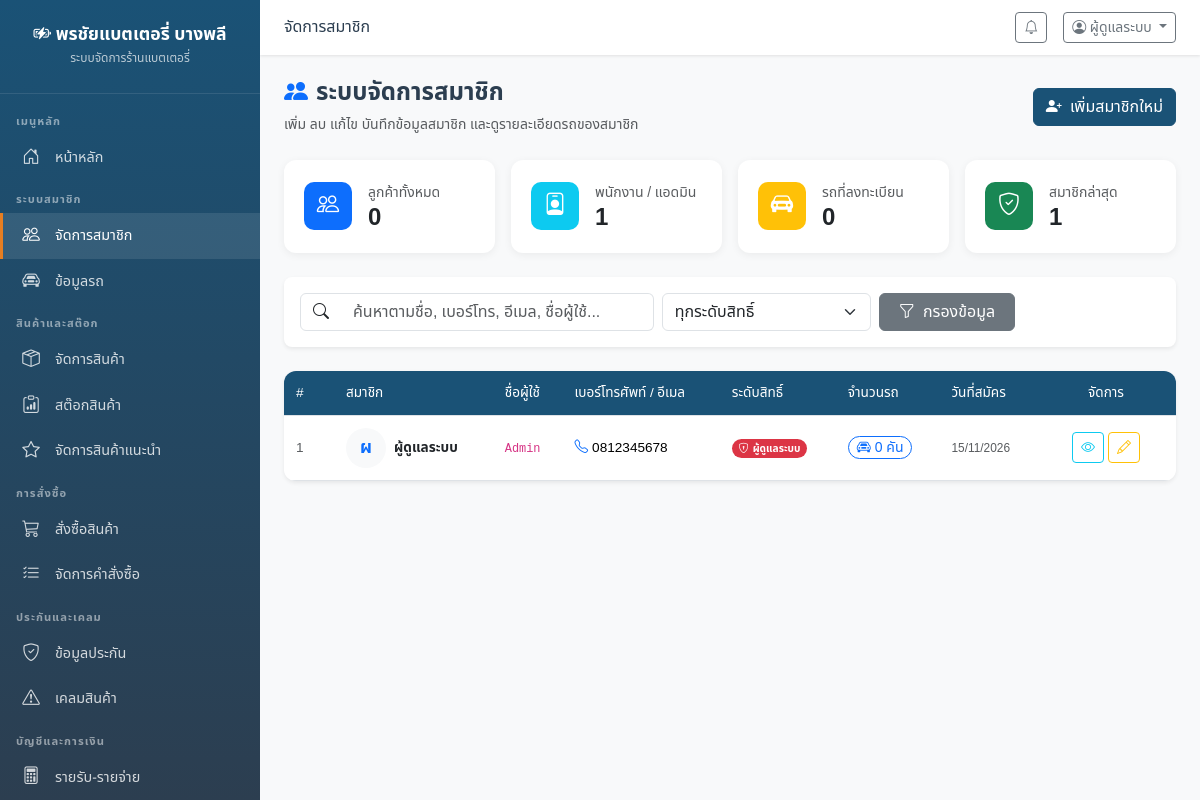
/members.php (signed in), run on the app's committed database.
### tables this page shows
CREATE TABLE IF NOT EXISTS users (
    id INT AUTO_INCREMENT PRIMARY KEY,
    username VARCHAR(100) NOT NULL UNIQUE,
    password VARCHAR(255) NOT NULL,
    fullname VARCHAR(200) NOT NULL,
    phone VARCHAR(20) NOT NULL,
    email VARCHAR(200),
    address TEXT,
    role ENUM('admin','staff','customer') DEFAULT 'customer',
    profile_image VARCHAR(500),
    created_at TIMESTAMP DEFAULT CURRENT_TIMESTAMP,
    updated_at TIMESTAMP DEFAULT CURRENT_TIMESTAMP ON UPDATE CURRENT_TIMESTAMP
);

### members.php (the view, shortened to what this page needs)
<?php
$db = getDB();
$search = trim($_GET['search'] ?? '');
$where = ["1=1"];
$params = [];
$whereClause = implode(' AND ', $where);
$sql = "
    SELECT u.*, COUNT(mv.id) as vehicle_count
    FROM users u
    LEFT JOIN member_vehicles mv ON u.id = mv.user_id
    WHERE {$whereClause}
    GROUP BY u.id
    ORDER BY u.created_at DESC
";
$stmt = $db->prepare($sql);
$stmt->execute($params);
$members = $stmt->fetchAll();
require_once __DIR__ . '/header.php';
?>
<div class="page-header">
    <div>
        <h4 class="mb-1"><i class="bi bi-people-fill text-primary me-2"></i>ระบบจัดการสมาชิก</h4>
        <small class="text-muted">เพิ่ม ลบ แก้ไข บันทึกข้อมูลสมาชิก และดูรายละเอียดรถของสมาชิก</small>
    </div>
    <button type="button" class="btn btn-primary" data-bs-toggle="modal" data-bs-target="#addMemberModal">
        <i class="bi bi-person-plus-fill me-1"></i> เพิ่มสมาชิกใหม่
    </button>
</div>
<div class="row g-3 mb-4">
    <?php
    $totalCust = $db->query("SELECT COUNT(*) FROM users WHERE role = 'customer'")->fetchColumn();
    $totalStaff = $db->query("SELECT COUNT(*) FROM users WHERE role = 'staff'")->fetchColumn();
    $totalAdmin = $db->query("SELECT COUNT(*) FROM users WHERE role = 'admin'")->fetchColumn();
    $totalVehicles = $db->query("SELECT COUNT(*) FROM member_vehicles")->fetchColumn();
    ?>
    <div class="col-md-3 col-sm-6">
        <div class="stat-card d-flex align-items-center gap-3">
            <div class="stat-icon bg-primary text-white">
                <i class="bi bi-people"></i>
            </div>
            <div>
                <small class="text-muted">ลูกค้าทั้งหมด</small>
                <h4 class="mb-0 fw-bold"><?= number_format($totalCust) ?></h4>
            </div>
        </div>
    </div>
    <div class="col-md-3 col-sm-6">
        <div class="stat-card d-flex align-items-center gap-3">
            <div class="stat-icon bg-info text-white">
                <i class="bi bi-person-badge"></i>
            </div>
            <div>
                <small class="text-muted">พนักงาน / แอดมิน</small>
                <h4 class="mb-0 fw-bold"><?= number_format($totalStaff + $totalAdmin) ?></h4>
            </div>
        </div>
    </div>
    <div class="col-md-3 col-sm-6">
        <div class="stat-card d-flex align-items-center gap-3">
            <div class="stat-icon bg-warning text-white">
                <i class="bi bi-car-front-fill"></i>
            </div>
            <div>
                <small class="text-muted">รถที่ลงทะเบียน</small>
                <h4 class="mb-0 fw-bold"><?= number_format($totalVehicles) ?></h4>
            </div>
        </div>
    </div>
    <div class="col-md-3 col-sm-6">
        <div class="stat-card d-flex align-items-center gap-3">
            <div class="stat-icon bg-success text-white">
                <i class="bi bi-shield-check"></i>
            </div>
            <div>
                <small class="text-muted">สมาชิกล่าสุด</small>
                <h4 class="mb-0 fw-bold"><?= count($members) ?></h4>
            </div>
        </div>
    </div>
</div>
<div class="card border-0 shadow-sm rounded-3 mb-4">
    <div class="card-body">
        <form method="GET" action="" class="row g-2 align-items-center">
            <div class="col-md-6 col-lg-5">
                <div class="input-group">
                    <span class="input-group-text bg-white"><i class="bi bi-search"></i></span>
                    <input type="text" class="form-control border-start-0" name="search" value="<?= htmlspecialchars($search) ?>" placeholder="ค้นหาตามชื่อ, เบอร์โทร, อีเมล, ชื่อผู้ใช้...">
                </div>
            </div>
            <div class="col-md-3 col-lg-3">
                <select name="role" class="form-select">
                    <option value="">ทุกระดับสิทธิ์</option>
                </select>
            </div>
            <div class="col-md-3 col-lg-2">
                <button type="submit" class="btn btn-secondary w-100">
                    <i class="bi bi-funnel me-1"></i> กรองข้อมูล
                </button>
            </div>
        </form>
    </div>
</div>
<div class="table-container shadow-sm">
    <div class="table-responsive">
        <table class="table table-hover align-middle mb-0">
            <thead>
                <tr>
                    <th style="width: 50px;">#</th>
                    <th>สมาชิก</th>
                    <th>ชื่อผู้ใช้</th>
                    <th>เบอร์โทรศัพท์ / อีเมล</th>
                    <th>ระดับสิทธิ์</th>
                    <th>จำนวนรถ</th>
                    <th>วันที่สมัคร</th>
                    <th class="text-center" style="width: 140px;">จัดการ</th>
                </tr>
            </thead>
            <tbody>
                <?php if (empty($members)): ?>
                <tr>
                    <td colspan="8" class="text-center py-4 text-muted">
                        <i class="bi bi-person-x fs-1 d-block mb-2"></i>
                        ไม่พบข้อมูลสมาชิกตามเงื่อนไข
                    </td>
                </tr>
                <?php else: ?>
                <?php foreach ($members as $idx => $m): ?>
                <tr>
                    <td class="text-muted"><?= $idx + 1 ?></td>
                    <td>
                        <div class="d-flex align-items-center gap-2">
                            <div class="rounded-circle bg-light d-flex align-items-center justify-content-center text-primary fw-bold" style="width: 40px; height: 40px; font-size: 1.1rem;">
                                <?= mb_substr($m['fullname'], 0, 1, 'UTF-8') ?>
                            </div>
                            <div>
                                <div class="fw-bold text-dark"><?= htmlspecialchars($m['fullname']) ?></div>
                            </div>
                        </div>
                    </td>
                    <td><code><?= htmlspecialchars($m['username']) ?></code></td>
                    <td>
                        <div><i class="bi bi-telephone text-primary me-1"></i><?= htmlspecialchars($m['phone']) ?></div>
                    </td>
                    <td>
                        <?php if ($m['role'] === 'admin'): ?>
                            <span class="badge bg-danger rounded-pill"><i class="bi bi-shield-lock me-1"></i>ผู้ดูแลระบบ</span>
                        <?php elseif ($m['role'] === 'staff'): ?>
                            <span class="badge bg-info text-dark rounded-pill"><i class="bi bi-person-gear me-1"></i>พนักงาน</span>
                        <?php else: ?>
                            <span class="badge bg-success rounded-pill"><i class="bi bi-person-check me-1"></i>ลูกค้า</span>
                        <?php endif; ?>
                    </td>
                    <td>
                        <a href="<?= SITE_URL ?>vehicles.php?user_id=<?= $m['id'] ?>" class="btn btn-sm btn-outline-primary rounded-pill py-0 px-2" title="ดูข้อมูลรถ">
                            <i class="bi bi-car-front me-1"></i><?= $m['vehicle_count'] ?> คัน
                        </a>
                    </td>
                    <td><small class="text-muted"><?= date('d/m/Y', strtotime($m['created_at'])) ?></small></td>
                    <td>
                        <div class="d-flex justify-content-center gap-1">
                            <button type="button" class="btn btn-sm btn-outline-info" title="ดูรายละเอียดและรถ" onclick='viewMemberDetails(<?= json_encode($m, JSON_HEX_TAG | JSON_HEX_APOS | JSON_HEX_QUOT | JSON_HEX_AMP) ?>)'>
                                <i class="bi bi-eye"></i>
                            </button>
                            <button type="button" class="btn btn-sm btn-outline-warning" title="แก้ไขข้อมูล" onclick='editMember(<?= json_encode($m, JSON_HEX_TAG | JSON_HEX_APOS | JSON_HEX_QUOT | JSON_HEX_AMP) ?>)'>
                                <i class="bi bi-pencil"></i>
                            </button>
                        </div>
                    </td>
                </tr>
                <?php endforeach; ?>
                <?php endif; ?>
            </tbody>
        </table>
    </div>
</div>
<?php require_once __DIR__ . '/footer.php'; ?>

### header.php (style rules this page uses)
:root { --primary: #1a5276; --primary-light: #2980b9; --secondary: #e67e22; --success: #27ae60; --danger: #e74c3c; --dark: #2c3e50; --light-bg: #f8f9fa; --sidebar-width: 260px; }
* { font-family: 'Noto Sans Thai', sans-serif; }
body { background: var(--light-bg); }
.stat-card { background: #fff; border-radius: 12px; padding: 1.25rem; box-shadow: 0 2px 8px rgba(0,0,0,0.06); transition: transform 0.2s; }
.stat-card .stat-icon { width: 48px; height: 48px; border-radius: 10px; display: flex; align-items: center; justify-content: center; font-size: 1.4rem; }
.table-container { background: #fff; border-radius: 12px; box-shadow: 0 2px 8px rgba(0,0,0,0.06); overflow: hidden; }
.table-container .table { margin: 0; }
.table-container .table th { background: var(--primary); color: #fff; font-weight: 500; font-size: 0.85rem; padding: 0.75rem; }
.table-container .table td { padding: 0.75rem; vertical-align: middle; font-size: 0.85rem; }
.btn-primary { background: var(--primary); border-color: var(--primary); }
.page-header { display: flex; align-items: center; justify-content: space-between; margin-bottom: 1.5rem; flex-wrap: wrap; gap: 1rem; }
.page-header h4 { margin: 0; font-weight: 700; color: var(--dark); }

### data on the page
users: fullname "ผ", fullname "ผู้ดูแลระบบ", username "Admin", phone "0812345678", role "admin" (drawn), vehicle_count "0", created_at "15/11/2026"

### other printed values
SITE_NAME "พรชัยแบตเตอรี่ บางพลี"
$pageTitle "จัดการสมาชิก"
$_SESSION['fullname'] "ผู้ดูแลระบบ"
$totalCust "0"
$totalStaff + $totalAdmin "1"
$totalVehicles "0"
count($members) "1"
